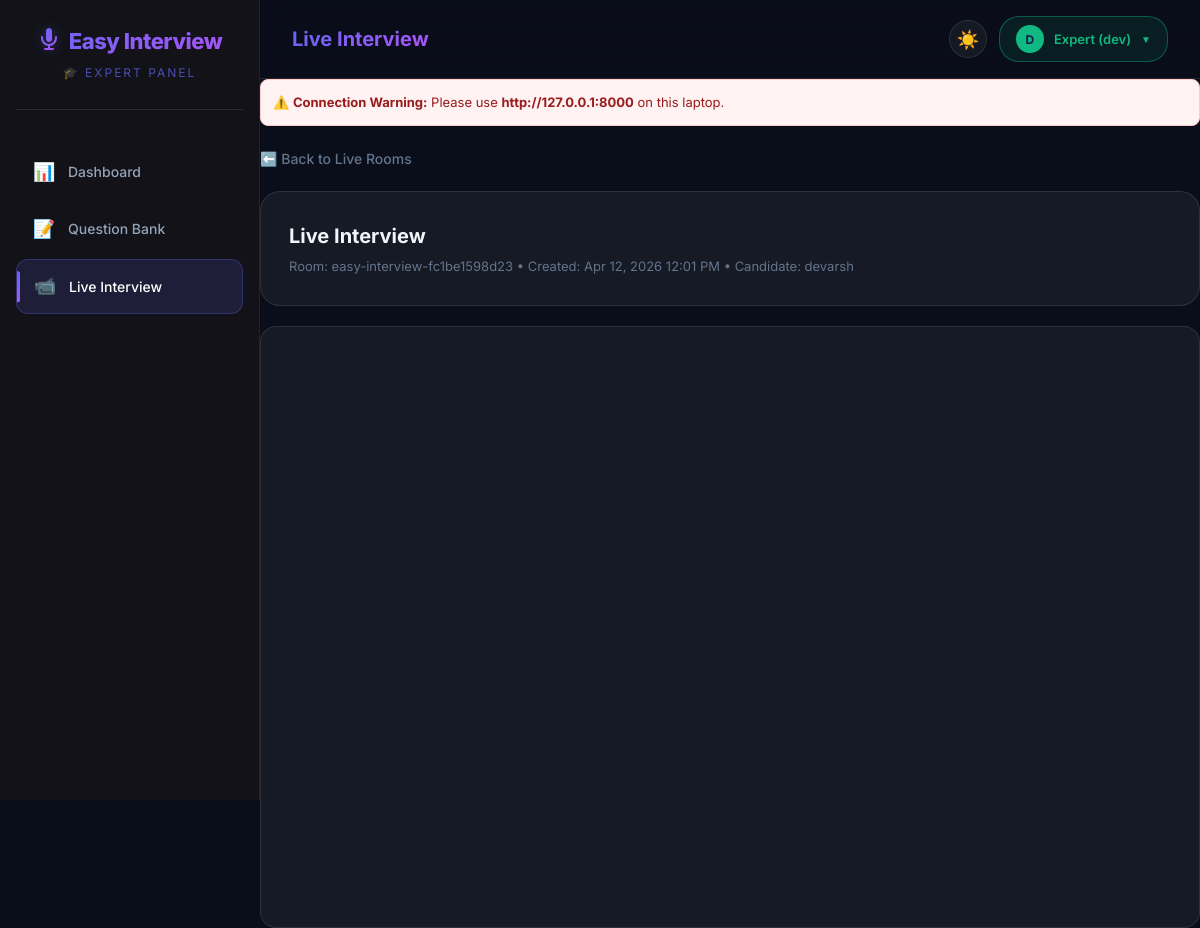
The page /expert/dashboard/live-room/48/ (signed in) on the database its author committed.
### myapp/models.py (models this page shows, shortened)
class LiveRoom(models.Model):
    STATUS_CHOICES = [
        ('scheduled', 'Scheduled'),
        ('live', 'Live'),
        ('completed', 'Completed'),
    ]
    room_name = models.CharField(max_length=100, unique=True)
    title = models.CharField(max_length=200, default='Live Interview')
    created_by = models.ForeignKey(settings.AUTH_USER_MODEL, on_delete=models.CASCADE, related_name='created_rooms')
    participant = models.ForeignKey(settings.AUTH_USER_MODEL, on_delete=models.SET_NULL, null=True, blank=True, related_name='invited_rooms')
    scheduled_at = models.DateTimeField(null=True, blank=True)
    status = models.CharField(max_length=20, choices=STATUS_CHOICES, default='scheduled')
    is_active = models.BooleanField(default=True)
    created_at = models.DateTimeField(auto_now_add=True)
    class Meta:
        ordering = ['-created_at']

class User(AbstractUser):
    profile_photo = models.ImageField(upload_to='profile_photos/', null=True, blank=True)
    is_expert = models.BooleanField(default=False)

### myapp/views.py (the view)
# urls.py: path('expert/dashboard/live-room/<int:room_id>/', views.expert_join_live_room, name='expert_join_live_room'),
@login_required
def expert_join_live_room(request, room_id):
    room = get_object_or_404(LiveRoom, id=room_id)
    if room.created_by != request.user and room.participant != request.user and not request.user.is_staff:
        messages.error(request, "You don't have access to this room.")
        return redirect("expert_live_rooms_dashboard")
    return render(request, "expert/expert_live_room.html", {
        "room": room,
    })

### myapp/templates/expert/expert_live_room.html (shortened to what this page needs)
{% extends 'expert/expert_base.html' %}
{% block nav_live %}active{% endblock %}
{% block page_title %}<span>{{ room.title }}</span>{% endblock %}
{% block content %}
<div class="animate-in">
    <div style="margin-bottom: 20px;">
        <a href="{% url 'expert_live_rooms_dashboard' %}" style="color: var(--text-muted); text-decoration: none; font-size: 14px; font-weight: 500;">⬅️ Back to Live Rooms</a>
    </div>
    <div class="glass-card" style="margin-bottom: 20px;">
        <div style="display: flex; justify-content: space-between; align-items: center; flex-wrap: wrap; gap: 12px;">
            <div>
                <h2 style="font-size: 20px; font-weight: 700; color: var(--text-primary); margin-bottom: 4px;">{{ room.title }}</h2>
                <p style="font-size: 13px; color: var(--text-muted);">
                    Room: {{ room.room_name }} &bull;
                    Created: {{ room.created_at|date:"M d, Y h:i A" }}
                    {% if room.participant %} &bull; Candidate: {{ room.participant.username }}{% endif %}
                </p>
            </div>
        </div>
    </div>
    <div id="jitsi-wrapper-main" class="glass-card" style="padding: 0; overflow: hidden; border-radius: 16px;">
        <div id="jitsi-container" style="width: 100%; height: 600px;"></div>
    </div>
</div>
{% endblock %}

### myapp/templates/expert/expert_base.html (shortened to what this page needs)
{% load static %}
<!DOCTYPE html>
<html lang="en">
<head>
    <link rel="stylesheet" href="{% static 'css/style.css' %}?v=20">
</head>
<body class="admin-body">
<div id="wrapper">
    <div class="sidebar admin-sidebar">
        <div class="sidebar-logo">
            <h2 style="color: #6366f1; display: flex; align-items: center; justify-content: center; gap: 8px;">
                Easy Interview
            </h2>
            <span style="color: rgba(99, 102, 241, 0.7);">🎓 Expert Panel</span>
        </div>
        <div class="sidebar-nav">
            <a href="{% url 'expert_dashboard' %}" class="nav-link {% block nav_dashboard %}{% endblock %}">
                <span class="nav-icon">📊</span> Dashboard
            </a>
            <a href="{% url 'expert_questions_dashboard' %}" class="nav-link {% block nav_questions %}{% endblock %}">
                <span class="nav-icon">📝</span> Question Bank
            </a>
            <a href="{% url 'expert_live_rooms_dashboard' %}" class="nav-link {% block nav_live %}{% endblock %}">
                <span class="nav-icon">📹</span> Live Interview
            </a>
        </div>
        <div style="margin-top: auto; padding: 20px;">
        </div>
    </div>
    <div class="page-content">
        <div class="topbar">
            <div style="display: flex; align-items: center; gap: 12px;">
                <div class="topbar-title">
                    {% block page_title %}<span>Expert Dashboard</span>{% endblock %}
                </div>
            </div>
            <div style="display: flex; align-items: center; gap: 12px;">
                <button id="theme-toggle-expert" class="btn-outline-glass" style="padding: 0; width: 38px; height: 38px; border-radius: 50%; font-size: 18px; display: flex; align-items: center; justify-content: center; cursor: pointer; background: var(--bg-glass); border-color: var(--border-glass);">
                </button>
                <div class="profile-dropdown">
                    <button class="profile-btn" style="border-color: rgba(16, 185, 129, 0.4); background: rgba(16, 185, 129, 0.1);">
                        <div class="profile-avatar" style="width: 28px; height: 28px; background: #10b981; color: #1e1b4b; font-size: 12px; margin: 0;">
                            {{ request.user.username|make_list|first|upper }}
                        </div>
                        <span style="font-size: 13px; font-weight: 600; color: #10b981;">Expert ({{ request.user.username }})</span>
                        <span style="font-size: 10px; color: #10b981;">▼</span>
                    </button>
                </div>
            </div>
        </div>
        <div class="content-wrapper">
            {% block content %}{% endblock %}
        </div>
    </div>
</div>
</body>
</html>

### rows shown on the page
LiveRoom: title "Live Interview", room_name "easy-interview-fc1be1598d23", created_at "Apr 12, 2026 12:01 PM", participant.username "devarsh"
User: user.username|make_list "D", user.username "dev"
